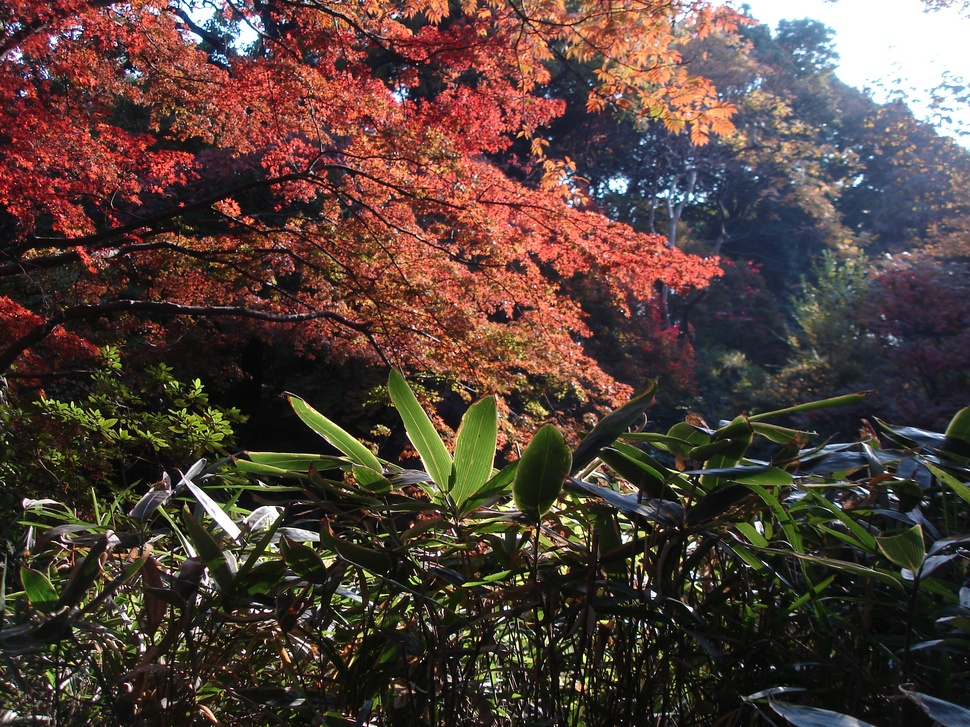
#> input picture exemplos/teste.JPG, 970 x 727 px, shrunk from 2048 x 1536 before the run, found by its file name
$ python cv_sample.py
#> lines starting #> are read from the running program, lines starting #| are printed output that depends on the picture
# Exemplo: manipulando imagens com OpenCV (versão Python).

import timeit
import cv2
import numpy as np

# path/to/file não é referente ao arquivo, e sim de onde você tá rodando
IN_IMG = 'exemplos/teste.JPG'

# Abrindo a imagem. A imagem é armazenada em um array numpy.
# A função imread carrega uma imagem de um arquivo. Ela tem um segundo
# parâmetro opcional que indica o número de canais da imagem. O valor default
# é cv2.IMREAD_COLOR, que lê as imagens com 3 canais. Se o parâmetro for mudado
# para cv2.IMREAD_GRAYSCALE, a imagem é carregada em escala de cinza. Cuidado: a
# ordem dos canais na imagem colorida é B-G-R!
img = cv2.imread (IN_IMG, 1)
#> img is the input picture: shape (727, 970, 3); mean B, G, R 57.9, 64.9, 83.1
if img is None:
    print ('Erro abrindo %s' % IN_IMG)
    cv2.waitKey ()
    cv2.destroyAllWindows ()
rows, cols, channels = img.shape
#> rows = 727; cols = 970; channels = 3

# Convertendo para float32.
# Dependendo da sequência de operações, e recomendável fazer esta conversão.
# (mas nem sempre é necessario)
img = img.astype (np.float32) / 255

# Para exemplificar a forma de acesso aos dados da imagem, vamos criar uma
# versão em escala de cinza dela. A conta é:
#
# cinza = 0.299r + 0.587g + 0.114b
#
# Lembrando que a ordem dos canais na imagem colorida é (B, G, R).

# Faremos isso quatro vezes, para comparar o desempenho.
img_gs = np.empty ((rows, cols, 1), np.float32)

# Versão 1: percorrendo pixel a pixel. Esta operação é lenta, e deve ser evitada
# quando possivel.
start_time = timeit.default_timer ()
for row in range (rows):
    for col in range (cols):
        img_gs [row,col,0] = img [row,col,0]*0.114 + img [row,col,1]*0.587 + img [row,col,2]*0.299
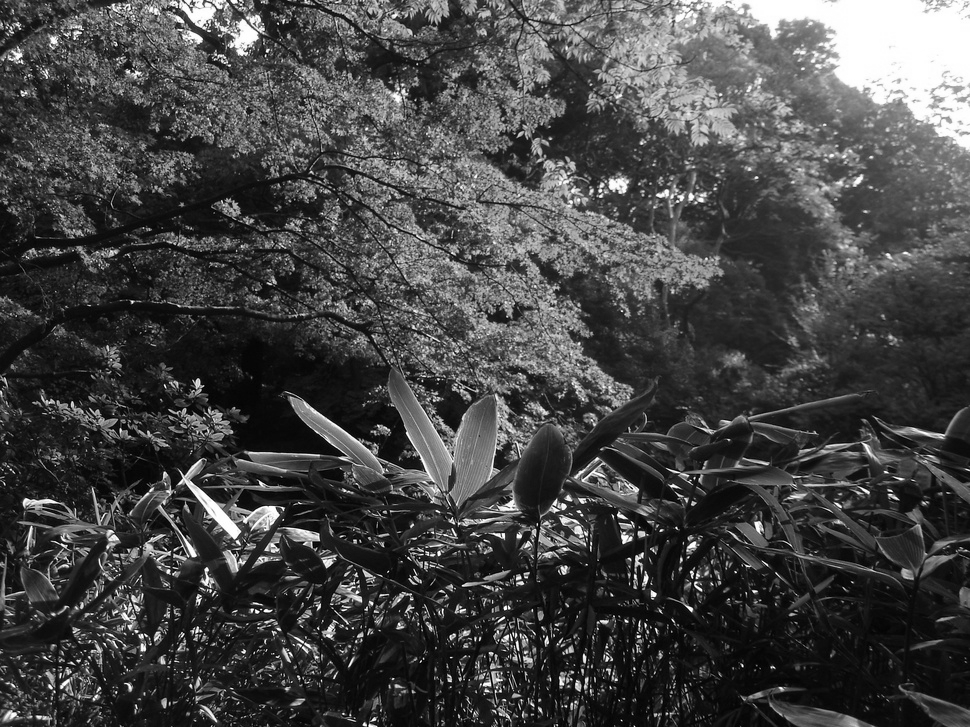
#> img_gs: shape (727, 970, 1) float32; min 0, max 1, mean 0.273
print ('Tempo pixel a pixel: %f' % (timeit.default_timer () - start_time))

# Versão 2: acessando como um array numpy. Quando precisar percorrer a imagem,
# sempre tente encontrar uma forma de fazer assim.
start_time = timeit.default_timer ()
img_gs [:,:,0] = img [:,:,0]*0.114 + img [:,:,1]*0.587 + img [:,:,2]*0.299
print ('Tempo numpy: %f' % (timeit.default_timer () - start_time))

# Versão 3: usando a função embutida do OpenCV.
start_time = timeit.default_timer ()
img_gs = cv2.cvtColor (img, cv2.COLOR_BGR2GRAY)
#> img_gs: shape (727, 970) float32
print ('Tempo OpenCV (sem buffer): %f' % (timeit.default_timer () - start_time))

# Versão 4: usando a função embutida do OpenCV, mas reaproveitando o buffer que
# já tínhamos alocado. Na maior parte dos casos, é a melhor alternativa.
start_time = timeit.default_timer ()
cv2.cvtColor (img, cv2.COLOR_BGR2GRAY, dst = img_gs)
print ('Tempo OpenCV (com buffer): %f' % (timeit.default_timer () - start_time))

# Salvando. Note que eu preciso multiplicar de novo por 255, mas não preciso
# reconverter para inteiro.
cv2.imwrite ('cinza.png', img_gs*255)

# Mostrando os resultados.
cv2.imshow ('cor', img)
cv2.imshow ('cinza', img_gs)

# A função waitKey fica esperando o usuário pressionar uma tecla. Ela recebe um
# parâmetro, com valor default 0, que diz quantos milissegundos a função
# espera - se o valor for menor ou igual a 0, a função espera indefinidamente.
# O valor de retorno é o código ASCII da tecla pressionada - neste caso, não
# importa. Experimente mudar o parâmetro para 1000 para ver o que acontece.
cv2.waitKey ()
cv2.destroyAllWindows ()
